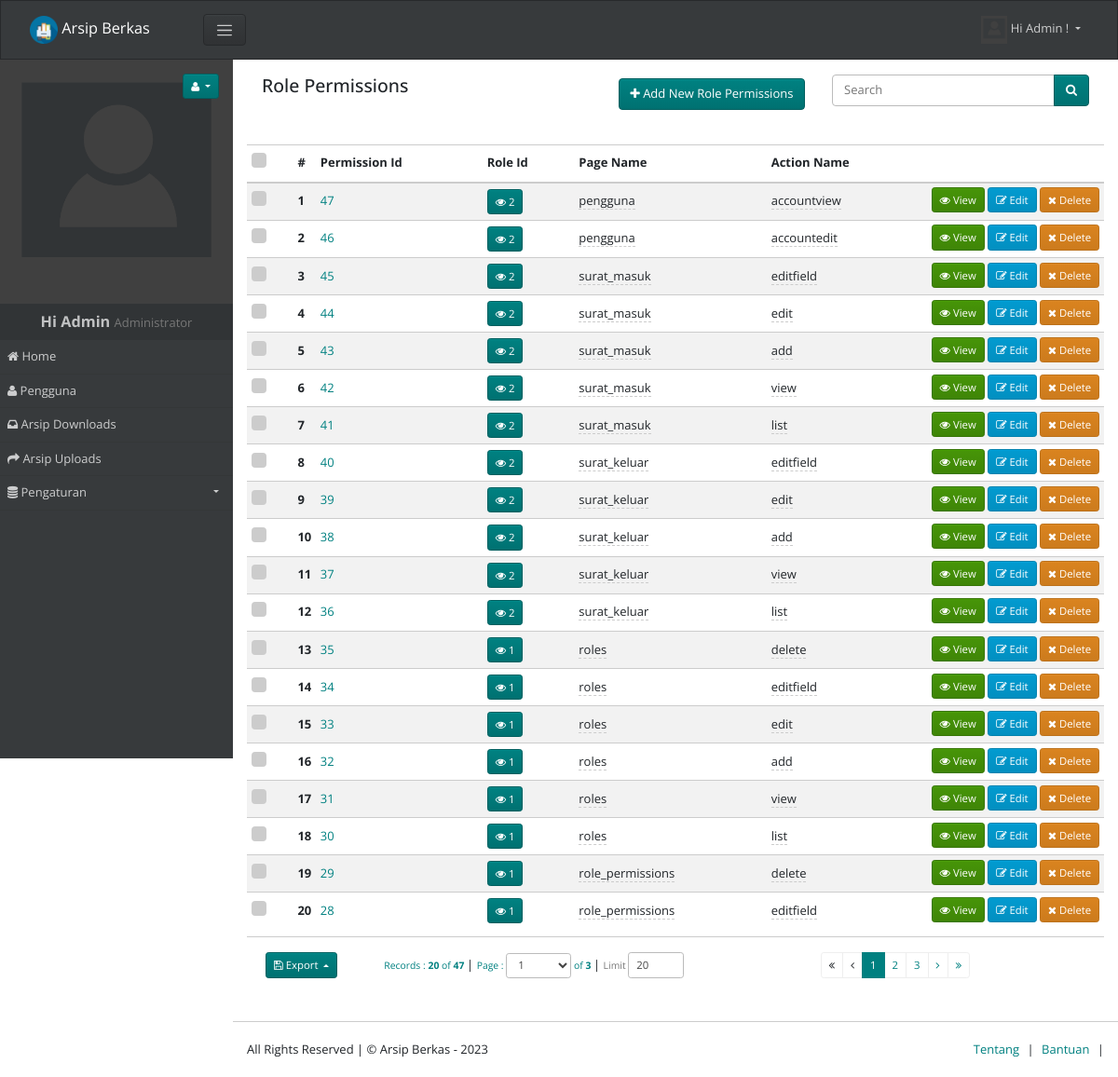
Screenshot of /role_permissions (signed in) with the database file from the repository.
### tables this page shows
CREATE TABLE `role_permissions` (
  `permission_id` int(11) NOT NULL,
  `role_id` int(11) NOT NULL,
  `page_name` varchar(255) NOT NULL,
  `action_name` varchar(255) NOT NULL
);

### app/views/partials/role_permissions/list.php (the view, shortened to what the rows shown need)
<?php
$can_edit = ACL::is_allowed("role_permissions/edit");
$can_view = ACL::is_allowed("role_permissions/view");
$can_delete = ACL::is_allowed("role_permissions/delete");
?>
<?php
$page_element_id = "list-page-" . random_str();
$current_page = $this->set_current_page_link();
$view_data = $this->view_data;
$records = $view_data->records;
?>
<section class="page" id="<?php echo $page_element_id; ?>" data-page-type="list"  data-display-type="table" data-page-url="<?php print_link($current_page); ?>">
        <div  class="">
            <div class="container-fluid">
                <div class="row ">
                    <div class="col-md-12 comp-grid">
                        <div  class=" animated fadeIn page-content">
                            <div id="role_permissions-list-records">
                                <div id="page-report-body" class="table-responsive">
                                    <table class="table  table-striped table-sm text-left">
                                        <thead class="table-header bg-light">
                                            <tr>
                                                <?php if($can_delete){ ?>
                                                <th class="td-checkbox">
                                                    <label class="custom-control custom-checkbox custom-control-inline">
                                                    </label>
                                                </th>
                                                <?php } ?>
                                                <th class="td-sno">#</th>
                                                <th  class="td-permission_id"> Permission Id</th>
                                                <th  class="td-role_id"> Role Id</th>
                                                <th  class="td-page_name"> Page Name</th>
                                                <th  class="td-action_name"> Action Name</th>
                                                <th class="td-btn"></th>
                                            </tr>
                                        </thead>
                                        <?php
                                        if(!empty($records)){
                                        ?>
                                        <tbody class="page-data" id="page-data-<?php echo $page_element_id; ?>">
                                            <?php
                                            $counter = 0;
                                            foreach($records as $data){
                                            $rec_id = (!empty($data['permission_id']) ? urlencode($data['permission_id']) : null);
                                            $counter++;
                                            ?>
                                            <tr>
                                                <?php if($can_delete){ ?>
                                                <th class=" td-checkbox">
                                                    <label class="custom-control custom-checkbox custom-control-inline">
                                                        </label>
                                                    </th>
                                                    <?php } ?>
                                                    <th class="td-sno"><?php echo $counter; ?></th>
                                                    <td class="td-permission_id"><a href="<?php print_link("role_permissions/view/$data[permission_id]") ?>"><?php echo $data['permission_id']; ?></a></td>
                                                    <td class="td-role_id">
                                                        <a size="sm" class="btn btn-sm btn-primary page-modal" href="<?php print_link("roles/view/" . urlencode($data['role_id'])) ?>">
                                                            <i class="fa fa-eye"></i> <?php echo $data['role_id'] ?>
                                                        </a>
                                                    </td>
                                                    <td class="td-page_name">
                                                        <span <?php if($can_edit){ ?> data-value="<?php echo $data['page_name']; ?>"
                                                            data-pk="<?php echo $data['permission_id'] ?>"
                                                            data-url="<?php print_link("role_permissions/editfield/" . urlencode($data['permission_id'])); ?>"
                                                            data-name="page_name"
                                                            data-title="Enter Page Name"
                                                            data-placement="left"
                                                            data-toggle="click"
                                                            data-type="text"
                                                            data-mode="popover"
                                                            data-showbuttons="left"
                                                            class="is-editable" <?php } ?>>
                                                            <?php echo $data['page_name']; ?>
                                                        </span>
                                                    </td>
                                                    <td class="td-action_name">
                                                        <span <?php if($can_edit){ ?> data-value="<?php echo $data['action_name']; ?>"
                                                            data-pk="<?php echo $data['permission_id'] ?>"
                                                            data-url="<?php print_link("role_permissions/editfield/" . urlencode($data['permission_id'])); ?>"
                                                            data-name="action_name"
                                                            data-title="Enter Action Name"
                                                            data-placement="left"
                                                            data-toggle="click"
                                                            data-type="text"
                                                            data-mode="popover"
                                                            data-showbuttons="left"
                                                            class="is-editable" <?php } ?>>
                                                            <?php echo $data['action_name']; ?>
                                                        </span>
                                                    </td>
                                                    <th class="td-btn">
                                                        <?php if($can_view){ ?>
                                                        <a class="btn btn-sm btn-success has-tooltip" title="View Record" href="<?php print_link("role_permissions/view/$rec_id"); ?>">
                                                            <i class="fa fa-eye"></i> View
                                                        </a>
                                                        <?php } ?>
                                                        <?php if($can_edit){ ?>
                                                        <a class="btn btn-sm btn-info has-tooltip" title="Edit This Record" href="<?php print_link("role_permissions/edit/$rec_id"); ?>">
                                                            <i class="fa fa-edit"></i> Edit
                                                        </a>
                                                        <?php } ?>
                                                        <?php if($can_delete){ ?>
                                                        <a class="btn btn-sm btn-danger has-tooltip record-delete-btn" title="Delete this record" href="" data-prompt-msg="Are you sure you want to delete this record?" data-display-style="modal">
                                                            <i class="fa fa-times"></i>
                                                            Delete
                                                        </a>
                                                        <?php } ?>
                                                    </th>
                                                </tr>
                                                <?php
                                                }
                                                ?>
                                            </tbody>
                                            <?php
                                            }
                                            ?>
                                        </table>
                                    </div>
                                                    </div>
                                                </div>
                                            </div>
                                        </div>
                                    </div>
                                </div>
                            </section>

### rows the page displays
role_permissions: permission_id "47", role "2", page_name "pengguna", action_name "accountview"
role_permissions: permission_id "46", role "2", page_name "pengguna", action_name "accountedit"
role_permissions: permission_id "45", role "2", page_name "surat_masuk", action_name "editfield"
role_permissions: permission_id "44", role "2", page_name "surat_masuk", action_name "edit"
role_permissions: permission_id "43", role "2", page_name "surat_masuk", action_name "add"
role_permissions: permission_id "42", role "2", page_name "surat_masuk", action_name "view"
role_permissions: permission_id "41", role "2", page_name "surat_masuk", action_name "list"
role_permissions: permission_id "40", role "2", page_name "surat_keluar", action_name "editfield"
role_permissions: permission_id "39", role "2", page_name "surat_keluar", action_name "edit"
role_permissions: permission_id "38", role "2", page_name "surat_keluar", action_name "add"
role_permissions: permission_id "37", role "2", page_name "surat_keluar", action_name "view"
role_permissions: permission_id "36", role "2", page_name "surat_keluar", action_name "list"
role_permissions: permission_id "35", role "1", page_name "roles", action_name "delete"
role_permissions: permission_id "34", role "1", page_name "roles", action_name "editfield"
role_permissions: permission_id "33", role "1", page_name "roles", action_name "edit"
role_permissions: permission_id "32", role "1", page_name "roles", action_name "add"
role_permissions: permission_id "31", role "1", page_name "roles", action_name "view"
role_permissions: permission_id "30", role "1", page_name "roles", action_name "list"
role_permissions: permission_id "29", role "1", page_name "role_permissions", action_name "delete"
role_permissions: permission_id "28", role "1", page_name "role_permissions", action_name "editfield"

### other values shown
SITE_NAME "Arsip Berkas"
USER_NAME "Admin"
ACL::$user_role "Administrator"
$menuobj['label'] "Home"
$menuobj['label'] "Pengguna"
$menuobj['label'] "Arsip Downloads"
$menuobj['label'] "Arsip Uploads"
$menuobj['label'] "Pengaturan"
$record_position "20"
$this->total_records "47"
$numofpages "3"
form field limit_start "1"
